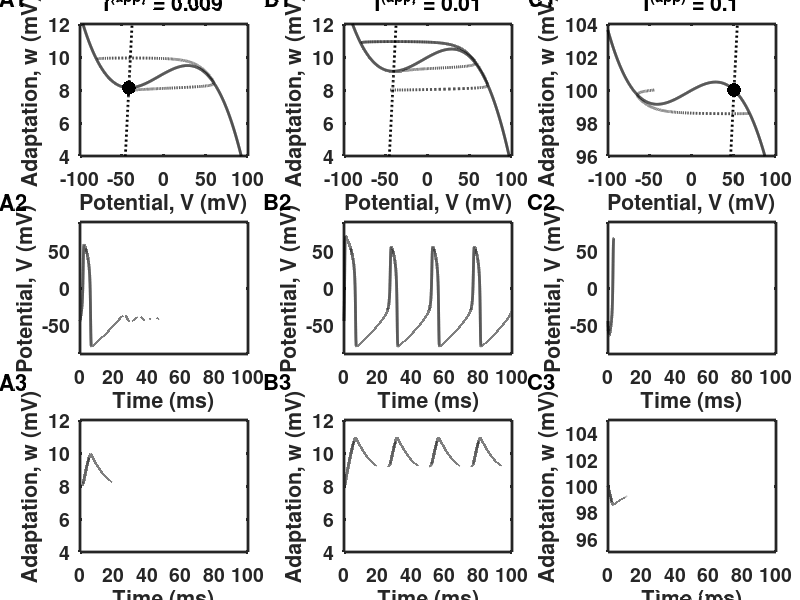
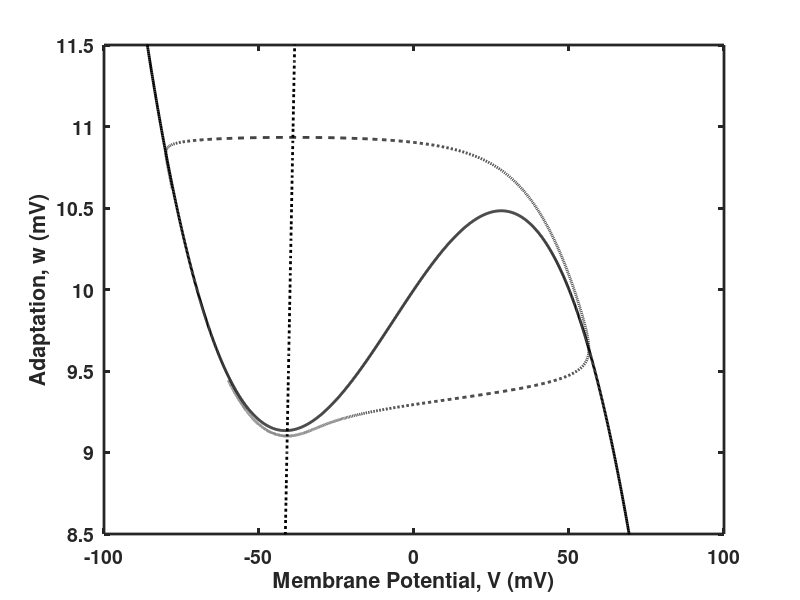

The MATLAB source for these figures, in order:
% Figure_7_10.m
% Fitzhugh-Nagumo model with only time-dependence.
% A 2-variable model of a spiking neuron, with a fast variable "V"
% and a slow adaptation variable, "w" representing inactivation and
% K-channels.
%
% This code is used to produce Figures 7.9 and 7.10 in the book:
% An Introductory Course in Computational Neuroscience,
% by Paul Miller (Brandeis University, 2017).
%
%%%%%%%%%%%%%%%%%%%%%%%%%%%%%%%%%%%%%%%%%%%%%%%%%%%%%%%%%%%%%%%%%%%%%%%%%%%

clear
clf

% time for integration
dt = 0.001;         % time-step in ms
tmax = 100;         % max time in ms
t = 0:dt:tmax;      % vector of time points

% initialize V and w to zero
V= zeros(size(t));
w = zeros(size(t));

%% Basic parameters for the model (see notes)
V1 = -0.07;         % approximate fixed point without current
V2 = 0.050;         % approximate peak of oscillating voltage
V0 = -0.050;        % level above which adaptation becomes positive

beta = 8;           % sets importance of V self-feedback over w
tau_V = 0.01;       % time constant (ms) for rapid change in V
tau_w = 200;        % time constant (ms) for change in w


%% Set up the plotting parameters
set(0,'DefaultLineLineWidth',2,...
    'DefaultLineMarkerSize',8, ...
    'DefaultAxesLineWidth',2, ...
    'DefaultAxesFontSize',14,...
    'DefaultAxesFontWeight','Bold');
figure(1)
clf

%% Loop through three different values of applied current
Iappvec = [0.009 0.01 0.1];
Nloops = length(Iappvec);

for loop = 1:Nloops
    Iapp = Iappvec(loop);
    % Initial conditions
    Vinit = -0.045;
    winit = 0.008;
    if ( loop == 3 )
        winit = 0.1;
    end
    % Now start time integration for V and w.
    V(1) = Vinit;
    w(1) = winit;
    for i = 2:length(t)
        V(i) = V(i-1) + dt*(-beta*V(i-1)*(V(i-1)-V1)*(V(i-1)-V2)-w(i-1)+Iapp)/tau_V;
        w(i) = w(i-1) + dt*(V(i-1)-V0-w(i-1) )/tau_w;
    end
    
    %% Now plot in the V-w phase plane the nullclines,
    %  which means the curve dV/dt = 0 then the line
    % dw/dt = 0.
    subplot('Position',[-0.23+0.33*loop 0.74 0.21 0.22])
    Vplot = -0.2:0.0001:0.2;
    plot(1000*Vplot,-1000*beta*Vplot.*(Vplot-V1).*(Vplot-V2)+1000*Iapp,'k', ...
        'LineWidth',2);
    hold on
    plot(1000*Vplot,1000*(Vplot-V0),'k:','LineWidth',2);
    
    % Next how V and w covary during the simulation
    plot(1000*V(1:round(end/3)),1000*w(1:round(end/3)),'k--','LineWidth',2)
    
    if ( loop ~= 2 )
        plot(1000*V(end),1000*w(end),'.k','MarkerSize',30)
    end
    
    if ( loop < 3 )
        axis([-100 100 4 12])
    else
        axis([-100 100 96 104])
    end
    title(strcat(['I^{(app)} = ',num2str(Iapp)]));
    ylabel('Adaptation, w (mV)')
    xlabel('Potential, V (mV)')
    
    %% Separate figure (for Fig 7.9) using one value of current
    if ( loop == 2 )
        figure(2)
        Vplot = -0.2:0.0001:0.2;
        plot(1000*Vplot,-1000*beta*Vplot.*(Vplot-V1).*(Vplot-V2)+1000*Iapp,'k', ...
            'LineWidth',2);
        hold on
        plot(1000*Vplot,1000*(Vplot-V0),'k:','LineWidth',2);
        
        % Next how V and w covary during the simulation 
        % (skip initial transient and only one cycle)
        plot(1000*V(round(end/6):round(end/3)),1000*w(round(end/6):round(end/3)),'k--','LineWidth',2)
        ylabel('Adaptation, w (mV)')
        xlabel('Membrane Potential, V (mV)')
        axis([-100 100 8.5 11.5])
        
        figure(1)
    end
    %% Then multiple plots of V and w against time for Fig. 7.10
    subplot('Position',[-0.23+0.33*loop 0.41 0.21 0.22])
    plot(t,V*1000,'k','LineWidth',2)
    ylabel('Potential, V (mV)')
    xlabel('Time (ms)')
    
    axis([0 tmax -90 90])
    
    subplot('Position',[-0.23+0.33*loop 0.08 0.21 0.22])
    plot(t,w*1000,'k','LineWidth',2)
    ylabel('Adaptation, w (mV)')
    if ( loop < 3 )
        axis([0 tmax 4 12])
    else
        axis([0 tmax 95 105])
    end
    xlabel('Time (ms)')
end

% Label all panels in the graph
annotation('textbox',[0.0 0.99 0.02 0.02],'String','A1','LineStyle','none','FontSize',16,'FontWeight','bold')
annotation('textbox',[0.0 0.65 0.02 0.02],'String','A2','LineStyle','none','FontSize',16,'FontWeight','bold')
annotation('textbox',[0.0 0.35 0.02 0.02],'String','A3','LineStyle','none','FontSize',16,'FontWeight','bold')
annotation('textbox',[0.33 0.99 0.02 0.02],'String','B1','LineStyle','none','FontSize',16,'FontWeight','bold')
annotation('textbox',[0.33 0.65 0.02 0.02],'String','B2','LineStyle','none','FontSize',16,'FontWeight','bold')
annotation('textbox',[0.33 0.35 0.02 0.02],'String','B3','LineStyle','none','FontSize',16,'FontWeight','bold')
annotation('textbox',[0.66 0.99 0.02 0.02],'String','C1','LineStyle','none','FontSize',16,'FontWeight','bold')
annotation('textbox',[0.66 0.65 0.02 0.02],'String','C2','LineStyle','none','FontSize',16,'FontWeight','bold')
annotation('textbox',[0.66 0.35 0.02 0.02],'String','C3','LineStyle','none','FontSize',16,'FontWeight','bold')
